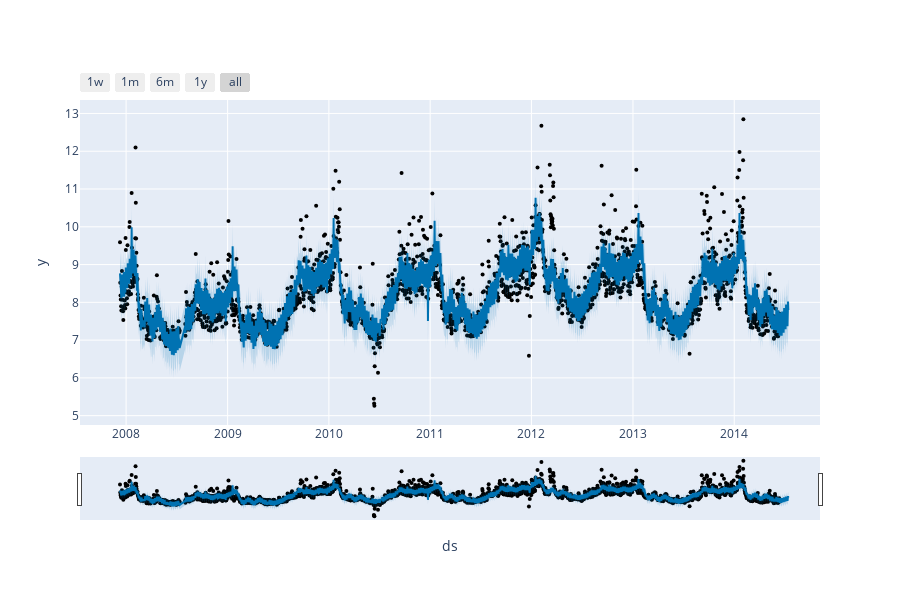

This figure's notebook cell:
### Code cell
future = model.make_future_dataframe(periods=30, freq='D') #makefuture dataframe 30 days
forecast = model.predict(future)
plot_plotly(model, forecast)

### Figure 1 — Plotly figure (JSON) as saved in the notebook; plotly's stock layout.template omitted (floating-point values rounded to 4 significant figures; data arrays with more than 128 entries replaced by an {"elided": "..."} marker saying what was removed)
{"data": [{"marker": {"color": "black", "size": 4}, "mode": "markers", "name": "Actual", "type": "scatter", "x": {"elided": "2324 str values"}, "y": {"elided": "2324 float values"}}, {"hoverinfo": "skip", "line": {"width": 0}, "mode": "lines", "type": "scatter", "x": {"elided": "2354 str values"}, "y": {"elided": "2354 float values"}}, {"fill": "tonexty", "fillcolor": "rgba(0, 114, 178, 0.2)", "line": {"color": "#0072B2", "width": 2}, "mode": "lines", "name": "Predicted", "type": "scatter", "x": {"elided": "2354 str values"}, "y": {"elided": "2354 float values"}}, {"fill": "tonexty", "fillcolor": "rgba(0, 114, 178, 0.2)", "hoverinfo": "skip", "line": {"width": 0}, "mode": "lines", "type": "scatter", "x": {"elided": "2354 str values"}, "y": {"elided": "2354 float values"}}], "layout": {"height": 600, "showlegend": false, "width": 900, "xaxis": {"rangeselector": {"buttons": [{"count": 7, "label": "1w", "step": "day", "stepmode": "backward"}, {"count": 1, "label": "1m", "step": "month", "stepmode": "backward"}, {"count": 6, "label": "6m", "step": "month", "stepmode": "backward"}, {"count": 1, "label": "1y", "step": "year", "stepmode": "backward"}, {"step": "all"}]}, "rangeslider": {"visible": true}, "title": {"text": "ds"}, "type": "date"}, "yaxis": {"title": {"text": "y"}}}}
